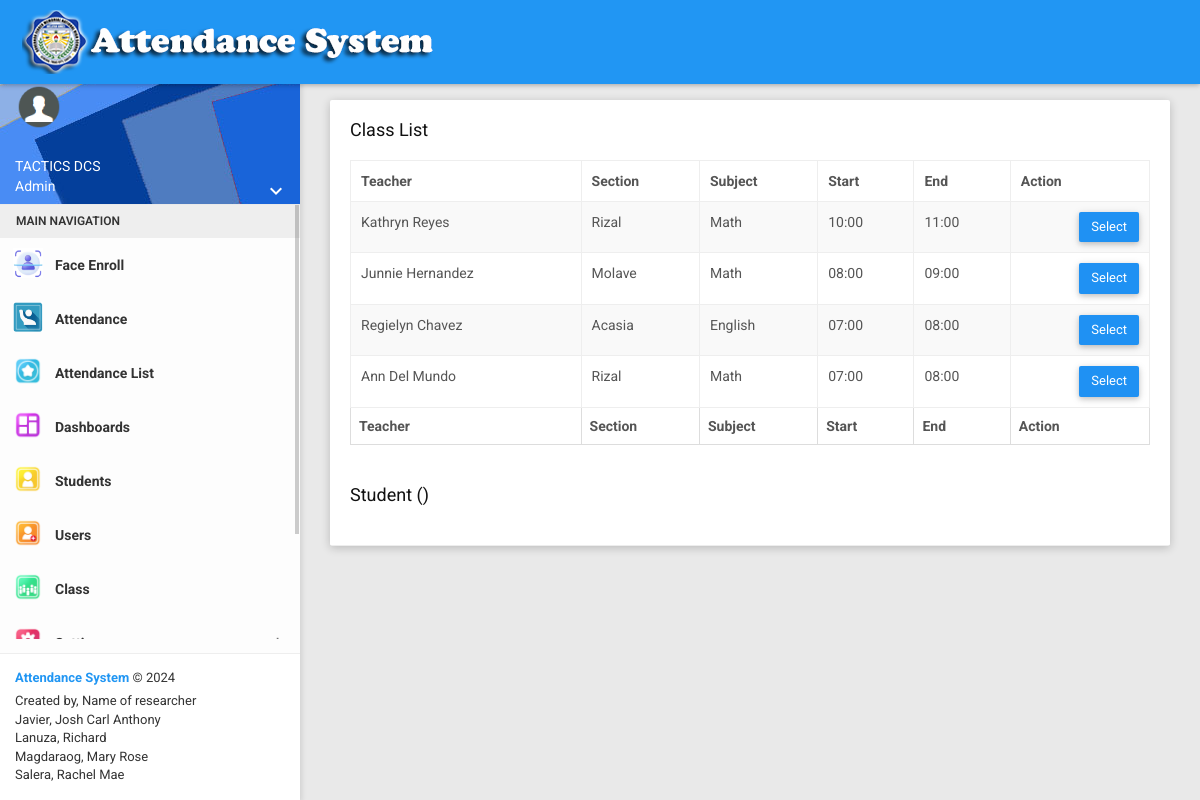
The app's page /main/report.php (signed in) with its own data.
### tables this page shows
CREATE TABLE `tbl_class` (
  `id` int(11) NOT NULL,
  `facId` int(11) NOT NULL,
  `grade` varchar(50) NOT NULL,
  `section` text NOT NULL,
  `subject` varchar(255) NOT NULL DEFAULT 'Science',
  `start` text NOT NULL,
  `end` text NOT NULL,
  `status` enum('Active','Inactive') NOT NULL DEFAULT 'Active',
  `classyr` varchar(25) NOT NULL
);

### config.php (called while the page is built, shortened)
<?php
function db_connect()
{
  $hostname="localhost";
  $username="root";
  $password="";
  $dbname="webfaceattendancedb";
    $db = new PDO("mysql:host=$hostname;dbname=$dbname", $username, $password);
    $db->setAttribute(PDO::ATTR_ERRMODE, PDO::ERRMODE_EXCEPTION);
    return $db;
}
function my_query($qry)
{
    $db = db_connect();
    $query = $qry;
    $value = $db->query($query);
    return $value;
}
?>

### main/report.php (the view, shortened to what this page needs)
<?php include_once ('layout/head.php');?>
<section class="content">
  <div class="container-fluid">
    <div class="row clearfix">
      <div class="col-lg-12 col-md-12 col-sm-12 col-xs-12">
        <div class="card">
          <div class="header">
            <h2>Class List</h2><br/>
  <div class="table-responsive">
   <table class="table table-bordered table-striped  ">
     <thead>
      <tr>
        <th>Teacher</th>
       <th>Section</th>
       <th>Subject</th>
       <th>Start</th>
       <th>End</th>
       <th>Action</th>
     </tr>
   </thead>
   <tfoot>
    <tr>
      <th>Teacher</th>
     <th>Section</th>
     <th>Subject</th>
     <th>Start</th>
     <th>End</th>
     <th>Action</th>
   </tr>
 </tfoot>
 <tbody>
  <?php   $classyr=$_SESSION['classyr'] ;
  $result = my_query("SELECT *,CONCAT(fname,' ',lname)teacher,CONCAT(section,'-',subject,'(',start,'-',end,')')classInfo ,c.id id FROM tbl_class c INNER JOIN tbl_users u ON u.id=c.facId WHERE   classyr='$classyr' ORDER BY c.id DESC");
  for($i=1; $row = $result->fetch(); $i++){ $id=$row['id']; ?>
    <tr>
      <td><?=$row['teacher'];?></td>
      <td><?=$row['section'];?></td>
      <td><?=$row['subject'];?></td>
      <td><?=$row['start'];?></td>
      <td><?=$row['end'];?></td>
      <td><a href="models/do.php?do=setClass&classId=<?=$id; ?>&classInfo=<?=$row['classInfo']; ?>&start=<?=$row['start']; ?>" class="btn right btn-primary waves-effect waves-light yellow darken-4 col s12" >
        <i class="material-icons"></i>Select</a>
      </td>
    </tr>
  <?php } ?>
</tbody>
</table>
</div>
<br/>
<h2>
  Student (<?php if(isset($_SESSION['classInfo'])){ echo$_SESSION['classInfo']; }?>)
</h2>
<br/>
</div>
</div>
</div>
</div>
</div>
</section>
<?php include_once ('layout/footer.php');?>

### records on screen
tbl_class: teacher "Kathryn Reyes", section "Rizal", subject "Math", start "10:00", end "11:00"
tbl_class: teacher "Junnie Hernandez", section "Molave", subject "Math", start "08:00", end "09:00"
tbl_class: teacher "Regielyn Chavez", section "Acasia", subject "English", start "07:00", end "08:00"
tbl_class: teacher "Ann Del Mundo", section "Rizal", subject "Math", start "07:00", end "08:00"

### other values on screen
$_SESSION['name'] "TACTICS DCS"
$user_role "Admin"
$system_title "Attendance System"
